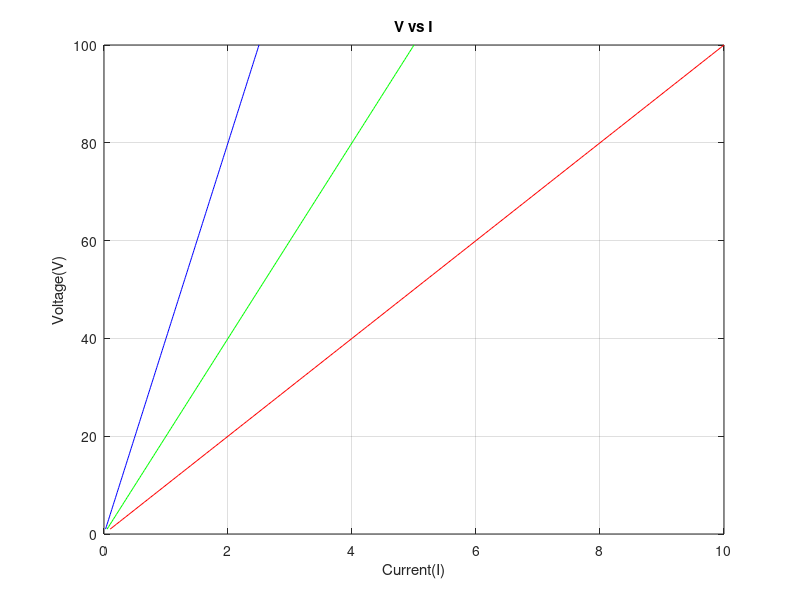

This figure's MATLAB source:
%To implement ohm's law formula,we need a resistor R and voltage V across
%it
R1 = 10;
R2 = 20;
R3 = 40;
%Taking a vector V contaning values of V
V = 1:0.5:100;   %Range of V is from 1 to 100 with 0.5 V interval
I1 = V/R1;
I2 = V/R2;
I3 = V/R3;
%plotting the graph V vs I, Green line.
plot(I1,V,"r",I2,V,"g",I3,V,"b")
grid on;
%modifying the plot.
title("V vs I")
ylabel("Voltage(V)")
xlabel("Current(I)")
